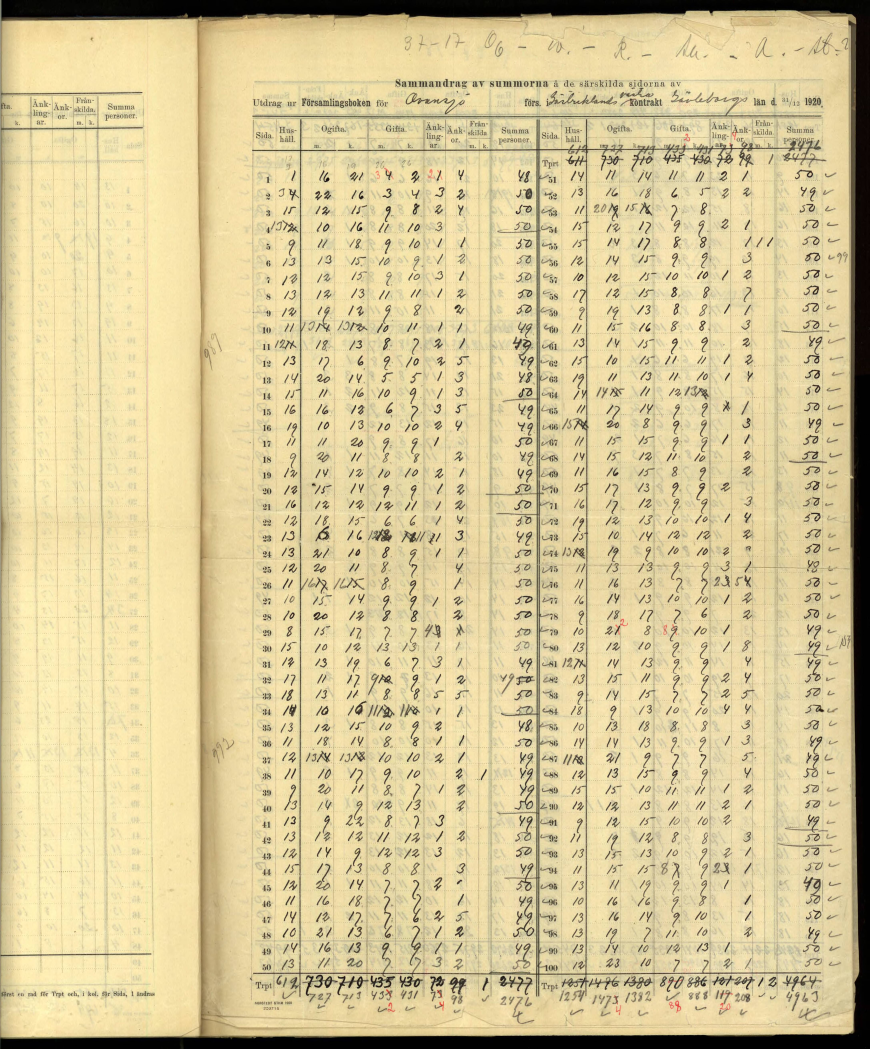
#> input picture testImg/200.jpg, 4347 x 5243 px (shown at 1/5 size); its folder holds only this picture in this run
$ python test_canvas.py
#> lines starting #> are read from the running program, lines starting #| are printed output that depends on the picture

import tkinter as tk
import cv2
import os
from PIL import Image, ImageTk
from pathlib import Path

# User input
workDir = "testImg"
scaleParam = 0.2
default = "0"

# Directory stuff
while Path(workDir).exists() == False:
    print("No such dir, try again: ")
    workDir = input("Enter dir: ")

os.chdir(workDir)

filename = workDir + ".csv"
outfile = Path.cwd().parent / filename

# Image files
im_files = [f for f in os.listdir(".") if f[-3:] == 'jpg']
images = iter(im_files)
n_img = str(len(im_files))
count = 0

def next_img(setCounterBack = False):
    try:
        global imgfile
        label.imgtk = imgtk
        label.configure(image=imgtk)
        T.delete(1.0, tk.END)
        T.insert(1.0, imgfile)
        T.config(width = len(imgfile))
        global count
        count += 1
        counter_str = str(count) + "/" + n_img
        counter.delete(1.0,tk.END)
        counter.insert(1.0,counter_str)
        counter.config(width = len(counter_str))
    except StopIteration:
        top.destroy()

imgfile = next(images)  # get the next image from the iterator
with open(outfile, "a") as f:
    f.write(imgfile + ";")
image = cv2.imread(imgfile, flags=cv2.IMREAD_GRAYSCALE)
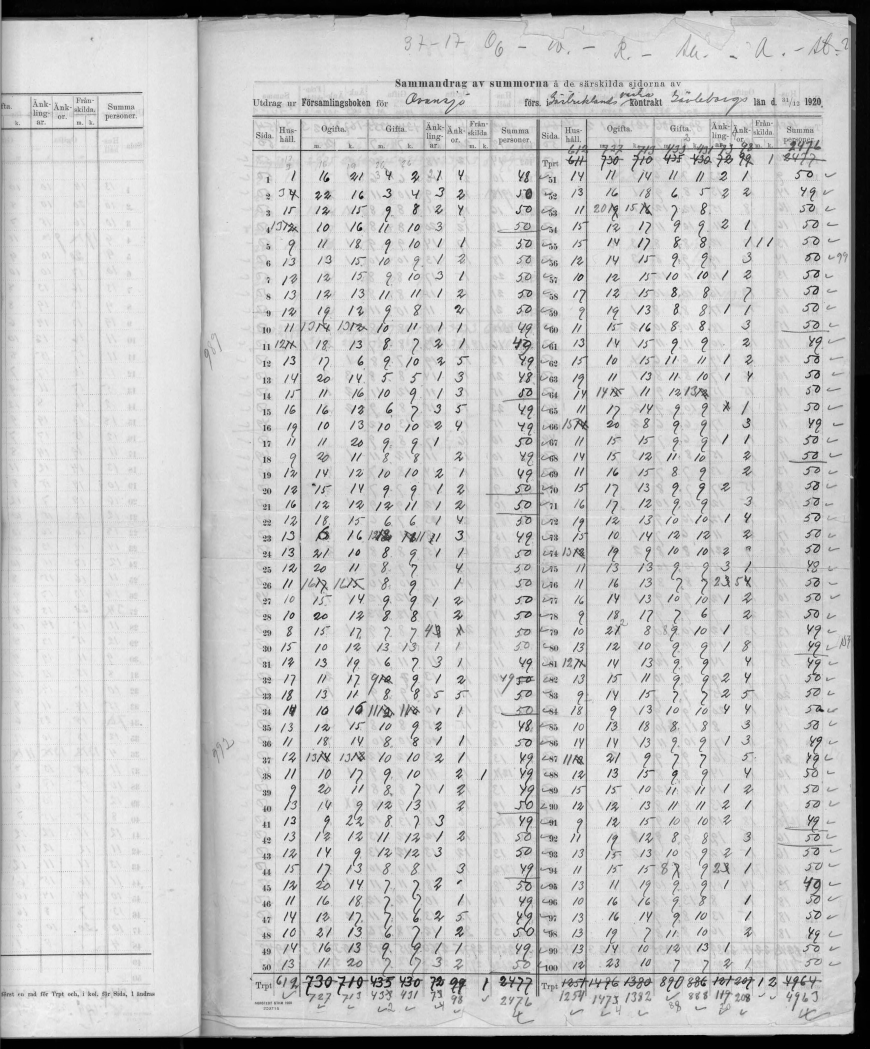
#> image: shape (5243, 4347) (shown at 1/5 size); min 0, max 255, mean 198.9
image = cv2.resize(image, (0, 0), fx = scaleParam, fy = scaleParam) # Update to fit the screen
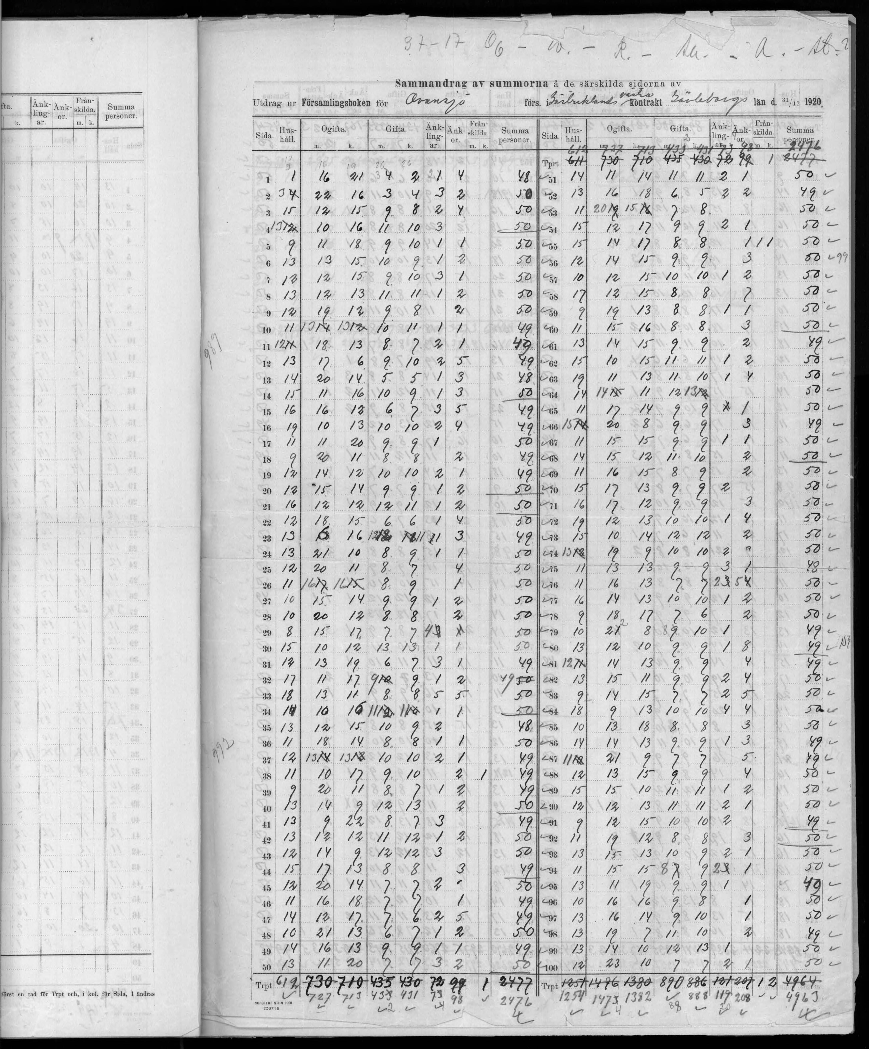
#> image: shape (1049, 869); min 0, max 253, mean 198.9
img = Image.fromarray(image)


# tkinter stuff
top = tk.Tk()
canvas = tk.Canvas(top, width=100, height=200, background='gray75')

top.mainloop()

$ run again, on testImg/401.jpg
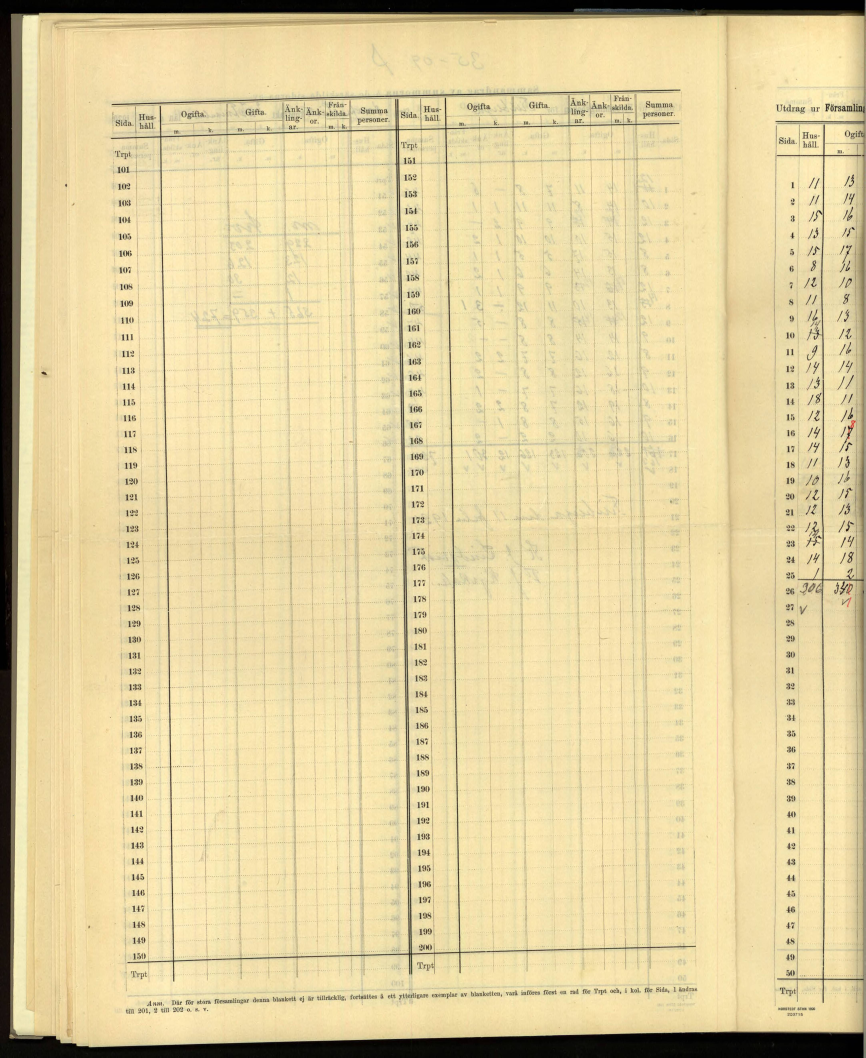
#> input picture testImg/401.jpg, 4326 x 5286 px (shown at 1/5 size)
#> `image = cv2.imread(imgfile, flags=cv2.IMREAD_GRAYSCALE)`:
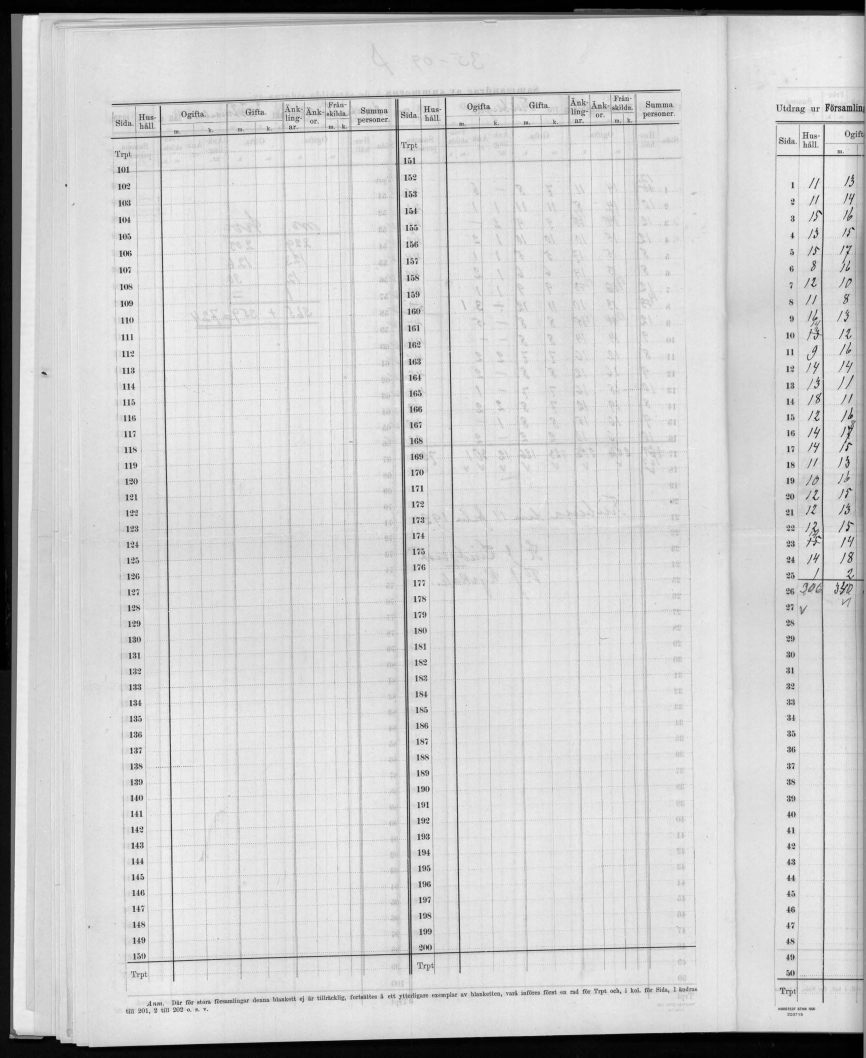
#> image: shape (5286, 4326) (shown at 1/5 size); min 0, max 255, mean 207.3
#> `image = cv2.resize(image, (0, 0), fx = scaleParam, fy = scaleParam)`:
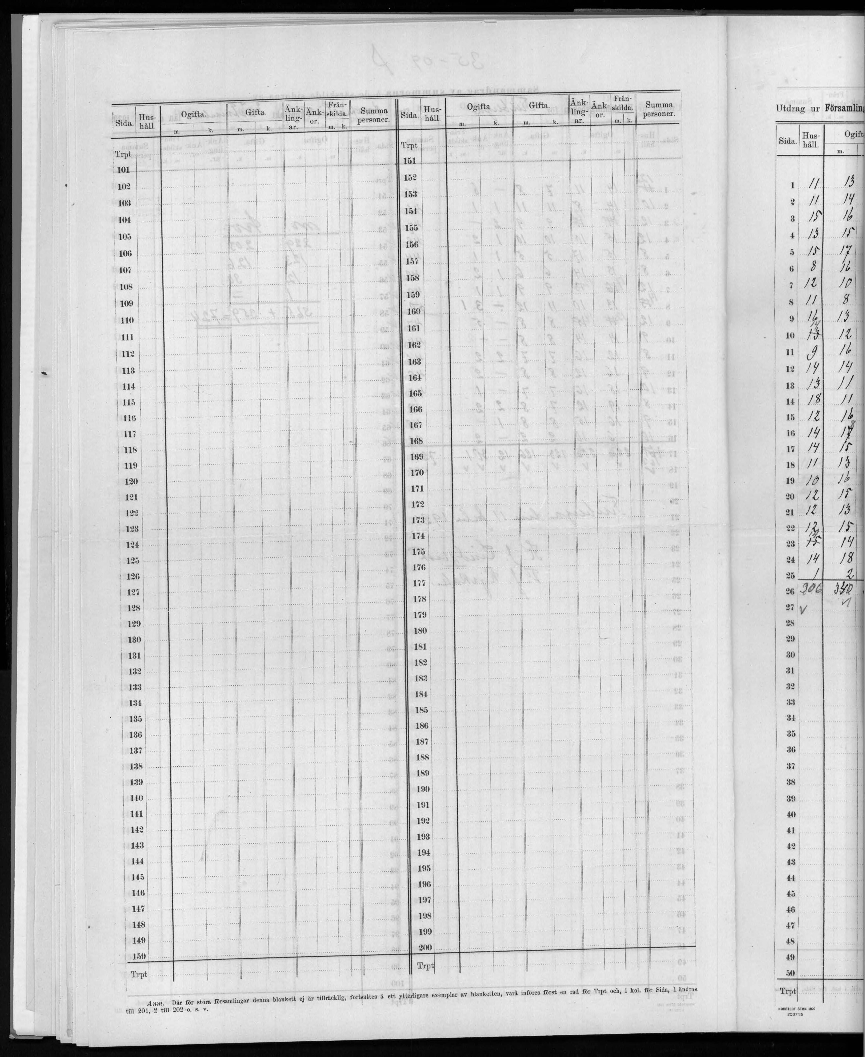
#> image: shape (1057, 865); min 0, max 251, mean 207.4

$ run again, on testImg/501.jpg
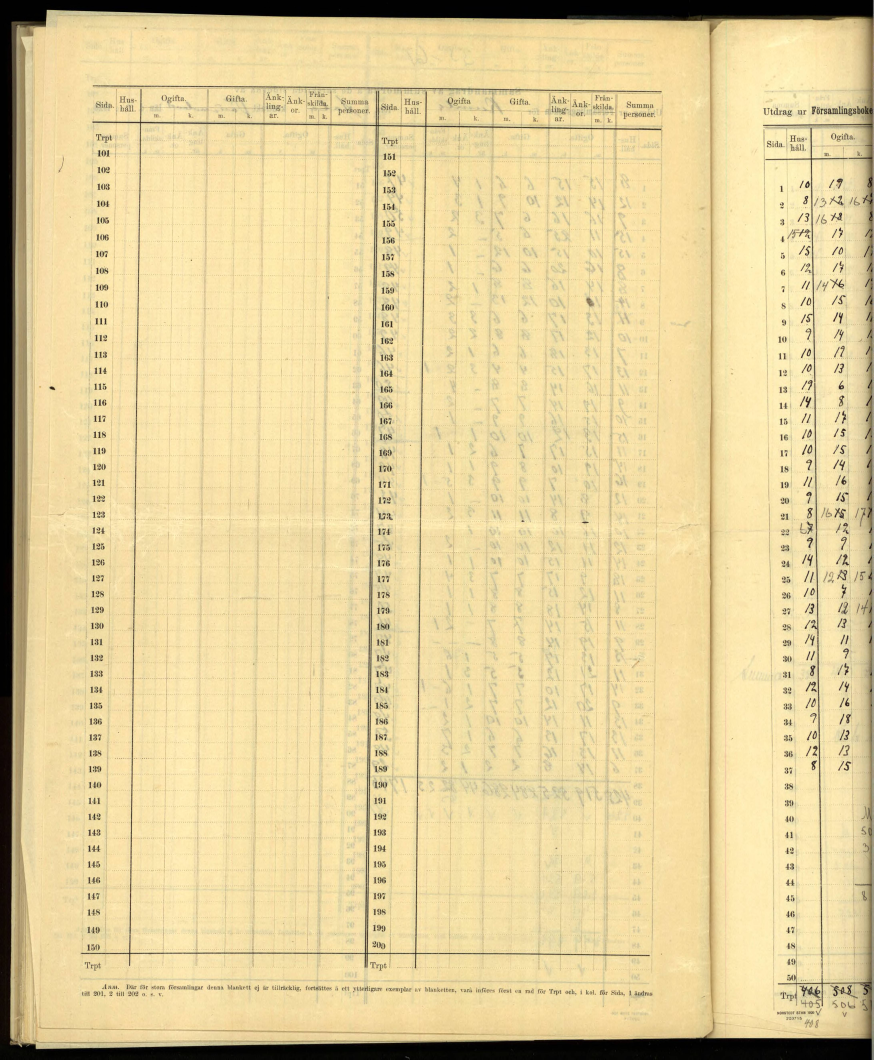
#> input picture testImg/501.jpg, 4367 x 5296 px (shown at 1/5 size)
#> `image = cv2.imread(imgfile, flags=cv2.IMREAD_GRAYSCALE)`:
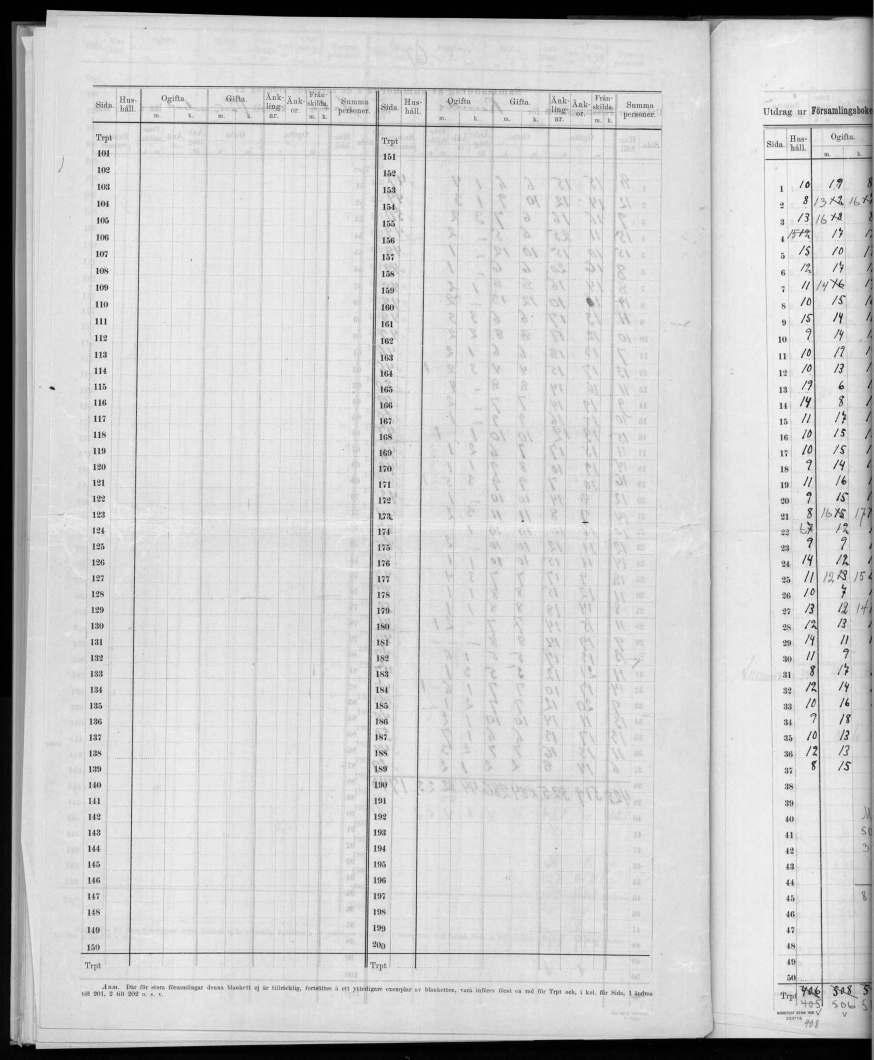
#> image: shape (5296, 4367) (shown at 1/5 size); min 0, max 255, mean 206.9
#> `image = cv2.resize(image, (0, 0), fx = scaleParam, fy = scaleParam)`:
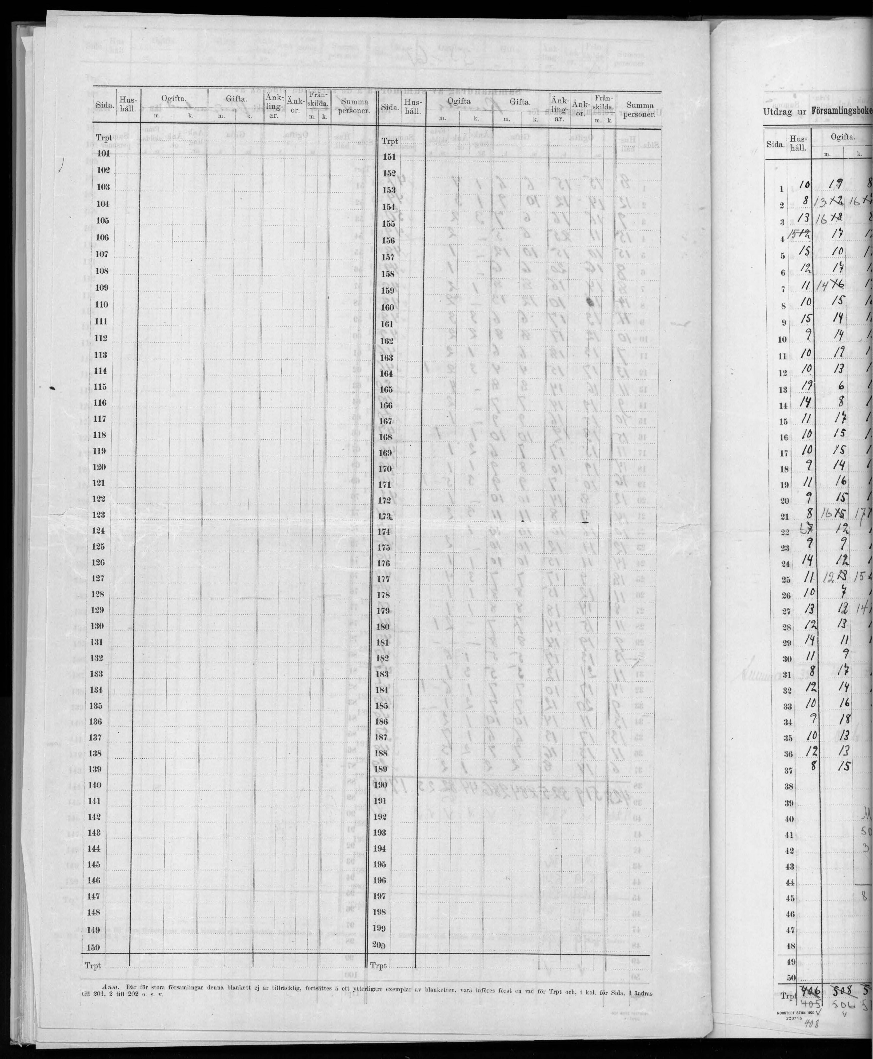
#> image: shape (1059, 873); min 0, max 252, mean 207
